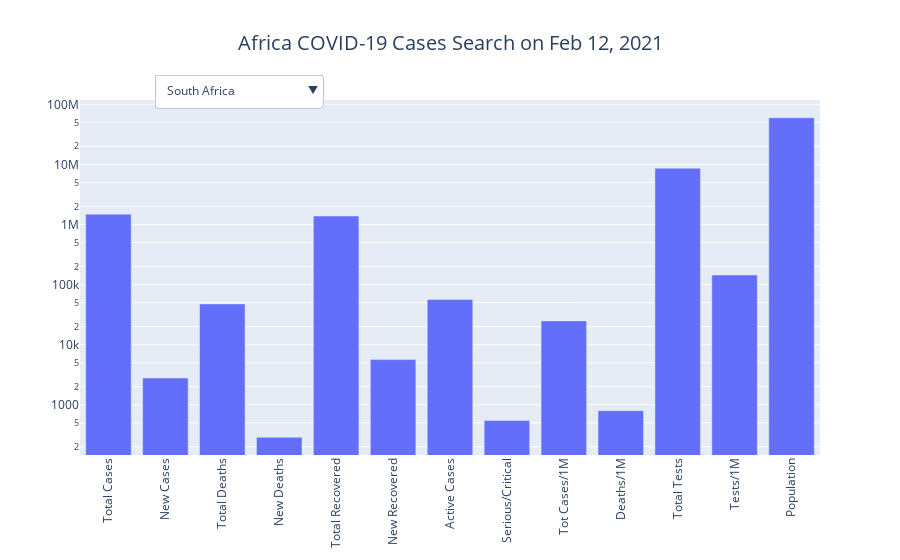

Notebook code for this chart:
### Markdown cell above
# COVID-19 Cases Search
[Africa](#)

[Asia](#)

[Australia/Oceania](#)

[Europe](#)

[North America](#)

[South America](#)

### Code cell
country_visualization('Africa')

### Figure 1 — Plotly figure (JSON) as saved in the notebook; plotly's stock layout.template omitted (floating-point values rounded to 4 significant figures; data arrays with more than 128 entries replaced by an {"elided": "..."} marker saying what was removed)
{"data": [{"y": [1487681, 2781, 47670, 288, 1383626, 5646, 56385, 546, 24890, 798, 8641447, 144579, 59769721], "visible": true, "type": "bar", "name": "South Africa", "x": ["Total Cases", "New Cases", "Total Deaths", "New Deaths", "Total Recovered", "New Recovered", "Active Cases", "Serious/Critical", "Tot Cases/1M", "Deaths/1M", "Total Tests", "Tests/1M", "Population"]}, {"y": [477656, 496, 8450, 10, 457956, 631, 11250, 320, 12847, 227, 5504749, 148055, 37180411], "visible": false, "type": "bar", "name": "Morocco", "x": ["Total Cases", "New Cases", "Total Deaths", "New Deaths", "Total Recovered", "New Recovered", "Active Cases", "Serious/Critical", "Tot Cases/1M", "Deaths/1M", "Total Tests", "Tests/1M", "Population"]}, {"y": [221455, 977, 7461, 32, 181198, 368, 32796, 354, 18618, 627, 918123, 77186, 11894958], "visible": false, "type": "bar", "name": "Tunisia", "x": ["Total Cases", "New Cases", "Total Deaths", "New Deaths", "Total Recovered", "New Recovered", "Active Cases", "Serious/Critical", "Tot Cases/1M", "Deaths/1M", "Total Tests", "Tests/1M", "Population"]}, {"y": [172602, 609, 9899, 42, 134215, 508, 28488, 90, 1667, 96, 1000000, 9660, 103520014], "visible": false, "type": "bar", "name": "Egypt", "x": ["Total Cases", "New Cases", "Total Deaths", "New Deaths", "Total Recovered", "New Recovered", "Active Cases", "Serious/Critical", "Tot Cases/1M", "Deaths/1M", "Total Tests", "Tests/1M", "Population"]}, {"y": [145548, 686, 2177, 6, 127864, 242, 15507, 260, 1247, 19, 2033790, 17427, 116706493], "visible": false, "type": "bar", "name": "Ethiopia", "x": ["Total Cases", "New Cases", "Total Deaths", "New Deaths", "Total Recovered", "New Recovered", "Active Cases", "Serious/Critical", "Tot Cases/1M", "Deaths/1M", "Total Tests", "Tests/1M", "Population"]}, {"y": [144521, 1005, 1734, 24, 118866, 854, 23921, 10, 691, 8, 1398630, 6683, 209266630], "visible": false, "type": "bar", "name": "Nigeria", "x": ["Total Cases", "New Cases", "Total Deaths", "New Deaths", "Total Recovered", "New Recovered", "Active Cases", "Serious/Critical", "Tot Cases/1M", "Deaths/1M", "Total Tests", "Tests/1M", "Population"]}, {"y": [126881, 520, 2014, 5, 109262, 828, 15605, -1, 18312, 291, 692111, 99888, 6928867], "visible": false, "type": "bar", "name": "Libya", "x": ["Total Cases", "New Cases", "Total Deaths", "New Deaths", "Total Recovered", "New Recovered", "Active Cases", "Serious/Critical", "Tot Cases/1M", "Deaths/1M", "Total Tests", "Tests/1M", "Population"]}, {"y": [110303, 254, 2932, 2, 75628, 192, 31743, 42, 2488, 66, -1, -1, 44337678], "visible": false, "type": "bar", "name": "Algeria", "x": ["Total Cases", "New Cases", "Total Deaths", "New Deaths", "Total Recovered", "New Recovered", "Active Cases", "Serious/Critical", "Tot Cases/1M", "Deaths/1M", "Total Tests", "Tests/1M", "Population"]}, {"y": [102613, 260, 1794, -1, 84873, 83, 15946, 31, 1883, 33, 1233920, 22642, 54497452], "visible": false, "type": "bar", "name": "Kenya", "x": ["Total Cases", "New Cases", "Total Deaths", "New Deaths", "Total Recovered", "New Recovered", "Active Cases", "Serious/Critical", "Tot Cases/1M", "Deaths/1M", "Total Tests", "Tests/1M", "Population"]}, {"y": [74347, 790, 505, 11, 66333, 218, 7509, 109, 2362, 16, 822643, 26140, 31470875], "visible": false, "type": "bar", "name": "Ghana", "x": ["Total Cases", "New Cases", "Total Deaths", "New Deaths", "Total Recovered", "New Recovered", "Active Cases", "Serious/Critical", "Tot Cases/1M", "Deaths/1M", "Total Tests", "Tests/1M", "Population"]}, {"y": [67681, 1083, 931, 17, 61302, 1313, 5448, 372, 3620, 50, 1004884, 53742, 18698438], "visible": false, "type": "bar", "name": "Zambia", "x": ["Total Cases", "New Cases", "Total Deaths", "New Deaths", "Total Recovered", "New Recovered", "Active Cases", "Serious/Critical", "Tot Cases/1M", "Deaths/1M", "Total Tests", "Tests/1M", "Population"]}, {"y": [48588, 798, 514, 13, 31016, 892, 17058, -1, 1528, 16, 377127, 11863, 31790304], "visible": false, "type": "bar", "name": "Mozambique", "x": ["Total Cases", "New Cases", "Total Deaths", "New Deaths", "Total Recovered", "New Recovered", "Active Cases", "Serious/Critical", "Tot Cases/1M", "Deaths/1M", "Total Tests", "Tests/1M", "Population"]}, {"y": [39979, 37, 328, -1, 14520, 50, 25131, -1, 858, 7, 852444, 18284, 46621373], "visible": false, "type": "bar", "name": "Uganda", "x": ["Total Cases", "New Cases", "Total Deaths", "New Deaths", "Total Recovered", "New Recovered", "Active Cases", "Serious/Critical", "Tot Cases/1M", "Deaths/1M", "Total Tests", "Tests/1M", "Population"]}, {"y": [35554, 201, 384, 2, 34002, 52, 1168, 13, 13839, 149, 280713, 109262, 2569184], "visible": false, "type": "bar", "name": "Namibia", "x": ["Total Cases", "New Cases", "Total Deaths", "New Deaths", "Total Recovered", "New Recovered", "Active Cases", "Serious/Critical", "Tot Cases/1M", "Deaths/1M", "Total Tests", "Tests/1M", "Population"]}, {"y": [35045, 96, 1393, 11, 29959, 488, 3693, 12, 2337, 93, 309283, 20624, 14996169], "visible": false, "type": "bar", "name": "Zimbabwe", "x": ["Total Cases", "New Cases", "Total Deaths", "New Deaths", "Total Recovered", "New Recovered", "Active Cases", "Serious/Critical", "Tot Cases/1M", "Deaths/1M", "Total Tests", "Tests/1M", "Population"]}, {"y": [32098, -1, 479, -1, 29609, -1, 2010, 25, 1191, 18, 149000, 5529, 26950266], "visible": false, "type": "bar", "name": "Cameroon", "x": ["Total Cases", "New Cases", "Total Deaths", "New Deaths", "Total Recovered", "New Recovered", "Active Cases", "Serious/Critical", "Tot Cases/1M", "Deaths/1M", "Total Tests", "Tests/1M", "Population"]}, {"y": [30717, 191, 173, 2, 28914, 178, 1630, -1, 1147, 6, 378905, 14150, 26778066], "visible": false, "type": "bar", "name": "Ivory Coast", "x": ["Total Cases", "New Cases", "Total Deaths", "New Deaths", "Total Recovered", "New Recovered", "Active Cases", "Serious/Critical", "Tot Cases/1M", "Deaths/1M", "Total Tests", "Tests/1M", "Population"]}, {"y": [30376, 462, 735, 11, 24890, 293, 4751, 56, 1785, 43, 354085, 20812, 17013721], "visible": false, "type": "bar", "name": "Senegal", "x": ["Total Cases", "New Cases", "Total Deaths", "New Deaths", "Total Recovered", "New Recovered", "Active Cases", "Serious/Critical", "Tot Cases/1M", "Deaths/1M", "Total Tests", "Tests/1M", "Population"]}, {"y": [28630, 360, 926, 12, 13347, 468, 14357, 4, 1473, 48, 168776, 8685, 19432301], "visible": false, "type": "bar", "name": "Malawi", "x": ["Total Cases", "New Cases", "Total Deaths", "New Deaths", "Total Recovered", "New Recovered", "Active Cases", "Serious/Critical", "Tot Cases/1M", "Deaths/1M", "Total Tests", "Tests/1M", "Population"]}, {"y": [27820, -1, 1849, -1, 22208, -1, 3763, -1, 625, 42, -1, -1, 44476431], "visible": false, "type": "bar", "name": "Sudan", "x": ["Total Cases", "New Cases", "Total Deaths", "New Deaths", "Total Recovered", "New Recovered", "Active Cases", "Serious/Critical", "Tot Cases/1M", "Deaths/1M", "Total Tests", "Tests/1M", "Population"]}, {"y": [24926, -1, 202, -1, 21214, -1, 3510, 1, 10470, 85, 706026, 296554, 2380770], "visible": false, "type": "bar", "name": "Botswana", "x": ["Total Cases", "New Cases", "Total Deaths", "New Deaths", "Total Recovered", "New Recovered", "Active Cases", "Serious/Critical", "Tot Cases/1M", "Deaths/1M", "Total Tests", "Tests/1M", "Population"]}, {"y": [24152, 126, 691, 5, 15182, 12, 8279, -1, 265, 8, -1, -1, 91222052], "visible": false, "type": "bar", "name": "DRC", "x": ["Total Cases", "New Cases", "Total Deaths", "New Deaths", "Total Recovered", "New Recovered", "Active Cases", "Serious/Critical", "Tot Cases/1M", "Deaths/1M", "Total Tests", "Tests/1M", "Population"]}, {"y": [20294, 33, 490, 3, 18786, 76, 1018, 8, 606, 15, 178539, 5331, 33489529], "visible": false, "type": "bar", "name": "Angola", "x": ["Total Cases", "New Cases", "Total Deaths", "New Deaths", "Total Recovered", "New Recovered", "Active Cases", "Serious/Critical", "Tot Cases/1M", "Deaths/1M", "Total Tests", "Tests/1M", "Population"]}, {"y": [19360, -1, 285, -1, 18490, -1, 585, 16, 688, 10, 114282, 4063, 28126468], "visible": false, "type": "bar", "name": "Madagascar", "x": ["Total Cases", "New Cases", "Total Deaths", "New Deaths", "Total Recovered", "New Recovered", "Active Cases", "Serious/Critical", "Tot Cases/1M", "Deaths/1M", "Total Tests", "Tests/1M", "Population"]}, {"y": [17200, 132, 236, 5, 13937, 259, 3027, 16, 1308, 18, 938902, 71406, 13148726], "visible": false, "type": "bar", "name": "Rwanda", "x": ["Total Cases", "New Cases", "Total Deaths", "New Deaths", "Total Recovered", "New Recovered", "Active Cases", "Serious/Critical", "Tot Cases/1M", "Deaths/1M", "Total Tests", "Tests/1M", "Population"]}, {"y": [16954, 29, 427, -1, 16186, 31, 341, 23, 3589, 90, 156527, 33132, 4724390], "visible": false, "type": "bar", "name": "Mauritania", "x": ["Total Cases", "New Cases", "Total Deaths", "New Deaths", "Total Recovered", "New Recovered", "Active Cases", "Serious/Critical", "Tot Cases/1M", "Deaths/1M", "Total Tests", "Tests/1M", "Population"]}, {"y": [16455, 59, 630, 11, 12140, 104, 3685, 67, 14093, 540, 141608, 121283, 1167580], "visible": false, "type": "bar", "name": "Eswatini", "x": ["Total Cases", "New Cases", "Total Deaths", "New Deaths", "Total Recovered", "New Recovered", "Active Cases", "Serious/Critical", "Tot Cases/1M", "Deaths/1M", "Total Tests", "Tests/1M", "Population"]}, {"y": [14860, -1, 84, -1, 14412, -1, 364, 24, 1113, 6, 127079, 9519, 13350501], "visible": false, "type": "bar", "name": "Guinea", "x": ["Total Cases", "New Cases", "Total Deaths", "New Deaths", "Total Recovered", "New Recovered", "Active Cases", "Serious/Critical", "Tot Cases/1M", "Deaths/1M", "Total Tests", "Tests/1M", "Population"]}, {"y": [14647, 46, 139, 1, 14134, 50, 374, 23, 26169, 248, 113493, 202770, 559714], "visible": false, "type": "bar", "name": "Cabo Verde", "x": ["Total Cases", "New Cases", "Total Deaths", "New Deaths", "Total Recovered", "New Recovered", "Active Cases", "Serious/Critical", "Tot Cases/1M", "Deaths/1M", "Total Tests", "Tests/1M", "Population"]}, {"y": [12702, 262, 72, -1, 2964, -1, 9666, 28, 45881, 260, 88733, 320515, 276845], "visible": false, "type": "bar", "name": "Mayotte", "x": ["Total Cases", "New Cases", "Total Deaths", "New Deaths", "Total Recovered", "New Recovered", "Active Cases", "Serious/Critical", "Tot Cases/1M", "Deaths/1M", "Total Tests", "Tests/1M", "Population"]}, {"y": [12577, 406, 73, 2, 11534, 259, 970, 22, 5570, 32, 480180, 212667, 2257901], "visible": false, "type": "bar", "name": "Gabon", "x": ["Total Cases", "New Cases", "Total Deaths", "New Deaths", "Total Recovered", "New Recovered", "Active Cases", "Serious/Critical", "Tot Cases/1M", "Deaths/1M", "Total Tests", "Tests/1M", "Population"]}, {"y": [11538, 63, 137, 1, 10758, 227, 643, -1, 543, 6, -1, -1, 21253512], "visible": false, "type": "bar", "name": "Burkina Faso", "x": ["Total Cases", "New Cases", "Total Deaths", "New Deaths", "Total Recovered", "New Recovered", "Active Cases", "Serious/Critical", "Tot Cases/1M", "Deaths/1M", "Total Tests", "Tests/1M", "Population"]}, {"y": [10907, -1, 47, -1, 10049, -1, 811, 17, 12129, 52, 98785, 109851, 899263], "visible": false, "type": "bar", "name": "Réunion", "x": ["Total Cases", "New Cases", "Total Deaths", "New Deaths", "Total Recovered", "New Recovered", "Active Cases", "Serious/Critical", "Tot Cases/1M", "Deaths/1M", "Total Tests", "Tests/1M", "Population"]}, {"y": [9852, 33, 225, 13, 2940, 44, 6687, -1, 4576, 105, 53730, 24959, 2152747], "visible": false, "type": "bar", "name": "Lesotho", "x": ["Total Cases", "New Cases", "Total Deaths", "New Deaths", "Total Recovered", "New Recovered", "Active Cases", "Serious/Critical", "Tot Cases/1M", "Deaths/1M", "Total Tests", "Tests/1M", "Population"]}, {"y": [8419, 65, 123, 1, 7019, -1, 1277, -1, 1503, 22, 92500, 16514, 5601225], "visible": false, "type": "bar", "name": "Congo", "x": ["Total Cases", "New Cases", "Total Deaths", "New Deaths", "Total Recovered", "New Recovered", "Active Cases", "Serious/Critical", "Tot Cases/1M", "Deaths/1M", "Total Tests", "Tests/1M", "Population"]}, {"y": [8222, 4, 340, -1, 6154, 44, 1728, -1, 399, 16, 145929, 7082, 20606934], "visible": false, "type": "bar", "name": "Mali", "x": ["Total Cases", "New Cases", "Total Deaths", "New Deaths", "Total Recovered", "New Recovered", "Active Cases", "Serious/Critical", "Tot Cases/1M", "Deaths/1M", "Total Tests", "Tests/1M", "Population"]}, {"y": [5967, 1, 63, -1, 5854, -1, 50, -1, 5986, 63, 111672, 112025, 996848], "visible": false, "type": "bar", "name": "Djibouti", "x": ["Total Cases", "New Cases", "Total Deaths", "New Deaths", "Total Recovered", "New Recovered", "Active Cases", "Serious/Critical", "Tot Cases/1M", "Deaths/1M", "Total Tests", "Tests/1M", "Population"]}, {"y": [5757, 70, 80, -1, 4899, 110, 778, -1, 686, 10, 218125, 25975, 8397577], "visible": false, "type": "bar", "name": "Togo", "x": ["Total Cases", "New Cases", "Total Deaths", "New Deaths", "Total Recovered", "New Recovered", "Active Cases", "Serious/Critical", "Tot Cases/1M", "Deaths/1M", "Total Tests", "Tests/1M", "Population"]}, {"y": [5663, -1, 87, -1, 5422, -1, 154, 1, 3957, 61, 92894, 64913, 1431053], "visible": false, "type": "bar", "name": "Equatorial Guinea", "x": ["Total Cases", "New Cases", "Total Deaths", "New Deaths", "Total Recovered", "New Recovered", "Active Cases", "Serious/Critical", "Tot Cases/1M", "Deaths/1M", "Total Tests", "Tests/1M", "Population"]}, {"y": [5134, -1, 72, -1, 3729, -1, 1333, 9, 455, 6, 96084, 8522, 11274679], "visible": false, "type": "bar", "name": "South Sudan", "x": ["Total Cases", "New Cases", "Total Deaths", "New Deaths", "Total Recovered", "New Recovered", "Active Cases", "Serious/Critical", "Tot Cases/1M", "Deaths/1M", "Total Tests", "Tests/1M", "Population"]}, {"y": [5075, 62, 146, 2, 3733, 1, 1196, -1, 314, 9, -1, -1, 16164080], "visible": false, "type": "bar", "name": "Somalia", "x": ["Total Cases", "New Cases", "Total Deaths", "New Deaths", "Total Recovered", "New Recovered", "Active Cases", "Serious/Critical", "Tot Cases/1M", "Deaths/1M", "Total Tests", "Tests/1M", "Population"]}, {"y": [4996, -1, 63, -1, 4885, -1, 48, 2, 1023, 13, 35523, 7277, 4881395], "visible": false, "type": "bar", "name": "CAR", "x": ["Total Cases", "New Cases", "Total Deaths", "New Deaths", "Total Recovered", "New Recovered", "Active Cases", "Serious/Critical", "Tot Cases/1M", "Deaths/1M", "Total Tests", "Tests/1M", "Population"]}, {"y": [4678, 13, 169, 2, 4135, 35, 374, 3, 189, 7, 76869, 3107, 24739091], "visible": false, "type": "bar", "name": "Niger", "x": ["Total Cases", "New Cases", "Total Deaths", "New Deaths", "Total Recovered", "New Recovered", "Active Cases", "Serious/Critical", "Tot Cases/1M", "Deaths/1M", "Total Tests", "Tests/1M", "Population"]}, {"y": [4560, -1, 56, -1, 3772, -1, 732, -1, 370, 5, 443877, 36037, 12317377], "visible": false, "type": "bar", "name": "Benin", "x": ["Total Cases", "New Cases", "Total Deaths", "New Deaths", "Total Recovered", "New Recovered", "Active Cases", "Serious/Critical", "Tot Cases/1M", "Deaths/1M", "Total Tests", "Tests/1M", "Population"]}, {"y": [4302, -1, 135, -1, 3891, -1, 276, 1, 1750, 55, 38070, 15487, 2458136], "visible": false, "type": "bar", "name": "Gambia", "x": ["Total Cases", "New Cases", "Total Deaths", "New Deaths", "Total Recovered", "New Recovered", "Active Cases", "Serious/Critical", "Tot Cases/1M", "Deaths/1M", "Total Tests", "Tests/1M", "Population"]}, {"y": [3817, 4, 79, -1, 2535, 16, 1203, -1, 473, 10, 116448, 14418, 8076539], "visible": false, "type": "bar", "name": "Sierra Leone", "x": ["Total Cases", "New Cases", "Total Deaths", "New Deaths", "Total Recovered", "New Recovered", "Active Cases", "Serious/Critical", "Tot Cases/1M", "Deaths/1M", "Total Tests", "Tests/1M", "Population"]}, {"y": [3597, 16, 128, 2, 3131, 43, 338, -1, 215, 8, -1, -1, 16713640], "visible": false, "type": "bar", "name": "Chad", "x": ["Total Cases", "New Cases", "Total Deaths", "New Deaths", "Total Recovered", "New Recovered", "Active Cases", "Serious/Critical", "Tot Cases/1M", "Deaths/1M", "Total Tests", "Tests/1M", "Population"]}, {"y": [3290, 14, 125, 3, 2730, 129, 435, -1, 3735, 142, -1, -1, 880963], "visible": false, "type": "bar", "name": "Comoros", "x": ["Total Cases", "New Cases", "Total Deaths", "New Deaths", "Total Recovered", "New Recovered", "Active Cases", "Serious/Critical", "Tot Cases/1M", "Deaths/1M", "Total Tests", "Tests/1M", "Population"]}, {"y": [2869, 21, 46, -1, 2432, -1, 391, 3, 1437, 23, 47889, 23987, 1996490], "visible": false, "type": "bar", "name": "Guinea-Bissau", "x": ["Total Cases", "New Cases", "Total Deaths", "New Deaths", "Total Recovered", "New Recovered", "Active Cases", "Serious/Critical", "Tot Cases/1M", "Deaths/1M", "Total Tests", "Tests/1M", "Population"]}, {"y": [2429, -1, 7, -1, 1828, -1, 594, -1, 679, 2, 23693, 6624, 3576661], "visible": false, "type": "bar", "name": "Eritrea", "x": ["Total Cases", "New Cases", "Total Deaths", "New Deaths", "Total Recovered", "New Recovered", "Active Cases", "Serious/Critical", "Tot Cases/1M", "Deaths/1M", "Total Tests", "Tests/1M", "Population"]}, {"y": [1956, -1, 84, -1, 1770, -1, 102, 2, 381, 16, 67081, 13075, 5130495], "visible": false, "type": "bar", "name": "Liberia", "x": ["Total Cases", "New Cases", "Total Deaths", "New Deaths", "Total Recovered", "New Recovered", "Active Cases", "Serious/Critical", "Tot Cases/1M", "Deaths/1M", "Total Tests", "Tests/1M", "Population"]}, {"y": [1802, 34, 7, -1, 1236, 21, 559, -1, 18253, 71, 5200, 52672, 98724], "visible": false, "type": "bar", "name": "Seychelles", "x": ["Total Cases", "New Cases", "Total Deaths", "New Deaths", "Total Recovered", "New Recovered", "Active Cases", "Serious/Critical", "Tot Cases/1M", "Deaths/1M", "Total Tests", "Tests/1M", "Population"]}, {"y": [1797, 26, 3, -1, 773, -1, 1021, -1, 148, 0.2, 90019, 7435, 12106858], "visible": false, "type": "bar", "name": "Burundi", "x": ["Total Cases", "New Cases", "Total Deaths", "New Deaths", "Total Recovered", "New Recovered", "Active Cases", "Serious/Critical", "Tot Cases/1M", "Deaths/1M", "Total Tests", "Tests/1M", "Population"]}, {"y": [1478, 47, 19, -1, 1100, 6, 359, -1, 6668, 86, 11592, 52297, 221659], "visible": false, "type": "bar", "name": "Sao Tome and Principe", "x": ["Total Cases", "New Cases", "Total Deaths", "New Deaths", "Total Recovered", "New Recovered", "Active Cases", "Serious/Critical", "Tot Cases/1M", "Deaths/1M", "Total Tests", "Tests/1M", "Population"]}, {"y": [595, -1, 10, -1, 546, -1, 39, -1, 467, 8, 289552, 227443, 1273077], "visible": false, "type": "bar", "name": "Mauritius", "x": ["Total Cases", "New Cases", "Total Deaths", "New Deaths", "Total Recovered", "New Recovered", "Active Cases", "Serious/Critical", "Tot Cases/1M", "Deaths/1M", "Total Tests", "Tests/1M", "Population"]}, {"y": [509, -1, 21, -1, 183, -1, 305, 7, 8, 0.3, -1, -1, 60773169], "visible": false, "type": "bar", "name": "Tanzania", "x": ["Total Cases", "New Cases", "Total Deaths", "New Deaths", "Total Recovered", "New Recovered", "Active Cases", "Serious/Critical", "Tot Cases/1M", "Deaths/1M", "Total Tests", "Tests/1M", "Population"]}, {"y": [10, -1, 1, -1, 8, -1, 1, -1, 16, 2, -1, -1, 606329], "visible": false, "type": "bar", "name": "Western Sahara", "x": ["Total Cases", "New Cases", "Total Deaths", "New Deaths", "Total Recovered", "New Recovered", "Active Cases", "Serious/Critical", "Tot Cases/1M", "Deaths/1M", "Total Tests", "Tests/1M", "Population"]}], "layout": {"xaxis": {"tickangle": -90}, "yaxis": {"type": "log"}, "updatemenus": [{"yanchor": "top", "direction": "down", "showactive": true, "xanchor": "left", "buttons": [{"args": [{"visible": {"elided": "211 bool values"}}], "method": "update", "label": "South Africa"}, {"args": [{"visible": {"elided": "211 bool values"}}], "method": "update", "label": "Morocco"}, {"args": [{"visible": {"elided": "211 bool values"}}], "method": "update", "label": "Tunisia"}, {"args": [{"visible": {"elided": "211 bool values"}}], "method": "update", "label": "Egypt"}, {"args": [{"visible": {"elided": "211 bool values"}}], "method": "update", "label": "Ethiopia"}, {"args": [{"visible": {"elided": "211 bool values"}}], "method": "update", "label": "Nigeria"}, {"args": [{"visible": {"elided": "211 bool values"}}], "method": "update", "label": "Libya"}, {"args": [{"visible": {"elided": "211 bool values"}}], "method": "update", "label": "Algeria"}, {"args": [{"visible": {"elided": "211 bool values"}}], "method": "update", "label": "Kenya"}, {"args": [{"visible": {"elided": "211 bool values"}}], "method": "update", "label": "Ghana"}, {"args": [{"visible": {"elided": "211 bool values"}}], "method": "update", "label": "Zambia"}, {"args": [{"visible": {"elided": "211 bool values"}}], "method": "update", "label": "Mozambique"}, {"args": [{"visible": {"elided": "211 bool values"}}], "method": "update", "label": "Uganda"}, {"args": [{"visible": {"elided": "211 bool values"}}], "method": "update", "label": "Namibia"}, {"args": [{"visible": {"elided": "211 bool values"}}], "method": "update", "label": "Zimbabwe"}, {"args": [{"visible": {"elided": "211 bool values"}}], "method": "update", "label": "Cameroon"}, {"args": [{"visible": {"elided": "211 bool values"}}], "method": "update", "label": "Ivory Coast"}, {"args": [{"visible": {"elided": "211 bool values"}}], "method": "update", "label": "Senegal"}, {"args": [{"visible": {"elided": "211 bool values"}}], "method": "update", "label": "Malawi"}, {"args": [{"visible": {"elided": "211 bool values"}}], "method": "update", "label": "Sudan"}, {"args": [{"visible": {"elided": "211 bool values"}}], "method": "update", "label": "Botswana"}, {"args": [{"visible": {"elided": "211 bool values"}}], "method": "update", "label": "DRC"}, {"args": [{"visible": {"elided": "211 bool values"}}], "method": "update", "label": "Angola"}, {"args": [{"visible": {"elided": "211 bool values"}}], "method": "update", "label": "Madagascar"}, {"args": [{"visible": {"elided": "211 bool values"}}], "method": "update", "label": "Rwanda"}, {"args": [{"visible": {"elided": "211 bool values"}}], "method": "update", "label": "Mauritania"}, {"args": [{"visible": {"elided": "211 bool values"}}], "method": "update", "label": "Eswatini"}, {"args": [{"visible": {"elided": "211 bool values"}}], "method": "update", "label": "Guinea"}, {"args": [{"visible": {"elided": "211 bool values"}}], "method": "update", "label": "Cabo Verde"}, {"args": [{"visible": {"elided": "211 bool values"}}], "method": "update", "label": "Mayotte"}, {"args": [{"visible": {"elided": "211 bool values"}}], "method": "update", "label": "Gabon"}, {"args": [{"visible": {"elided": "211 bool values"}}], "method": "update", "label": "Burkina Faso"}, {"args": [{"visible": {"elided": "211 bool values"}}], "method": "update", "label": "Réunion"}, {"args": [{"visible": {"elided": "211 bool values"}}], "method": "update", "label": "Lesotho"}, {"args": [{"visible": {"elided": "211 bool values"}}], "method": "update", "label": "Congo"}, {"args": [{"visible": {"elided": "211 bool values"}}], "method": "update", "label": "Mali"}, {"args": [{"visible": {"elided": "211 bool values"}}], "method": "update", "label": "Djibouti"}, {"args": [{"visible": {"elided": "211 bool values"}}], "method": "update", "label": "Togo"}, {"args": [{"visible": {"elided": "211 bool values"}}], "method": "update", "label": "Equatorial Guinea"}, {"args": [{"visible": {"elided": "211 bool values"}}], "method": "update", "label": "South Sudan"}, {"args": [{"visible": {"elided": "211 bool values"}}], "method": "update", "label": "Somalia"}, {"args": [{"visible": {"elided": "211 bool values"}}], "method": "update", "label": "CAR"}, {"args": [{"visible": {"elided": "211 bool values"}}], "method": "update", "label": "Niger"}, {"args": [{"visible": {"elided": "211 bool values"}}], "method": "update", "label": "Benin"}, {"args": [{"visible": {"elided": "211 bool values"}}], "method": "update", "label": "Gambia"}, {"args": [{"visible": {"elided": "211 bool values"}}], "method": "update", "label": "Sierra Leone"}, {"args": [{"visible": {"elided": "211 bool values"}}], "method": "update", "label": "Chad"}, {"args": [{"visible": {"elided": "211 bool values"}}], "method": "update", "label": "Comoros"}, {"args": [{"visible": {"elided": "211 bool values"}}], "method": "update", "label": "Guinea-Bissau"}, {"args": [{"visible": {"elided": "211 bool values"}}], "method": "update", "label": "Eritrea"}, {"args": [{"visible": {"elided": "211 bool values"}}], "method": "update", "label": "Liberia"}, {"args": [{"visible": {"elided": "211 bool values"}}], "method": "update", "label": "Seychelles"}, {"args": [{"visible": {"elided": "211 bool values"}}], "method": "update", "label": "Burundi"}, {"args": [{"visible": {"elided": "211 bool values"}}], "method": "update", "label": "Sao Tome and Principe"}, {"args": [{"visible": {"elided": "211 bool values"}}], "method": "update", "label": "Mauritius"}, {"args": [{"visible": {"elided": "211 bool values"}}], "method": "update", "label": "Tanzania"}, {"args": [{"visible": {"elided": "211 bool values"}}], "method": "update", "label": "Western Sahara"}], "pad": {"r": 10, "t": 10}, "y": 1.1, "x": 0.1}], "title": {"text": "Africa COVID-19 Cases Search on Feb 12, 2021", "font": {"size": 20}, "xanchor": "center", "x": 0.5}}}
